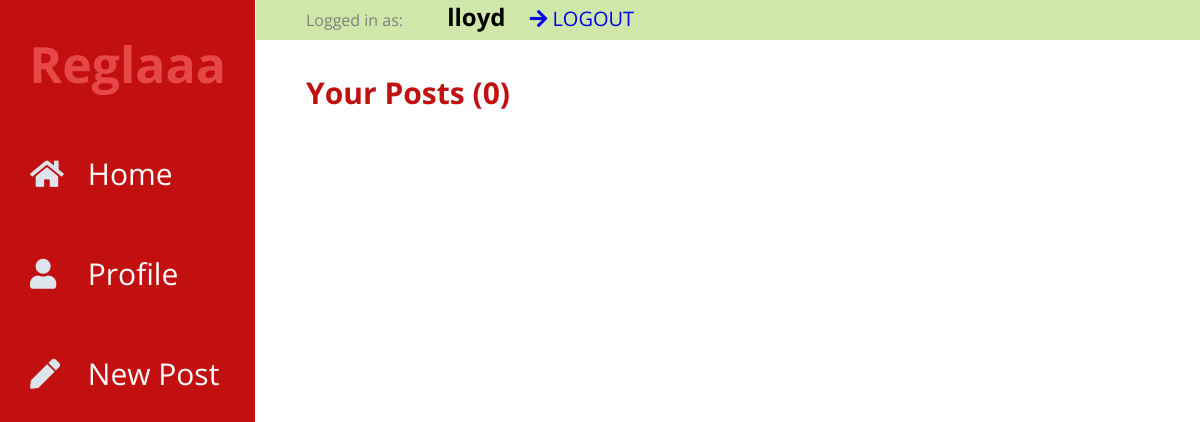
The app's page /3/profile (signed in), older data.
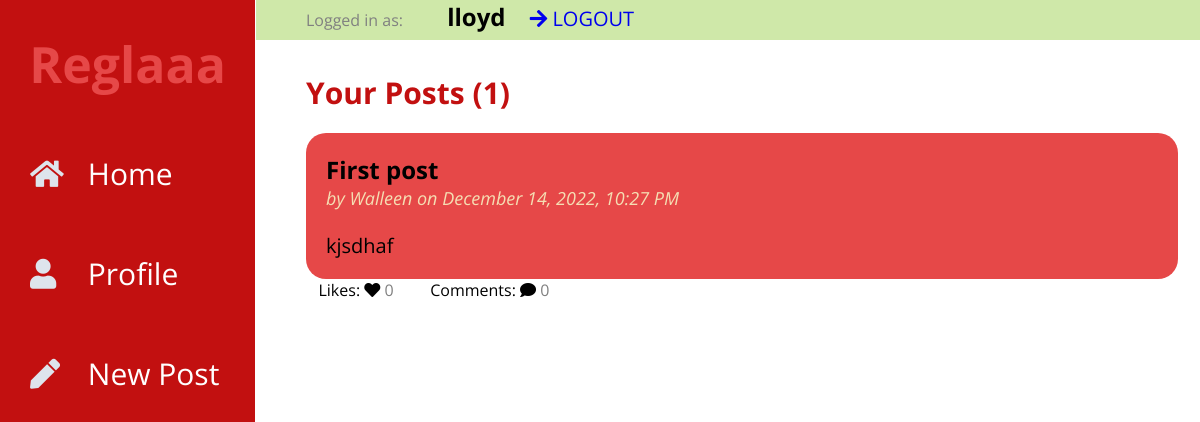
The same page, newer data.
### tables this page shows
CREATE TABLE post (
  id INTEGER PRIMARY KEY AUTOINCREMENT,
  author_id INTEGER NOT NULL,
  created TIMESTAMP DEFAULT (datetime('now','localtime')),
  title TEXT NOT NULL,
  body TEXT NOT NULL,
  FOREIGN KEY (author_id) REFERENCES user (id)
);

CREATE TABLE user (
  id INTEGER PRIMARY KEY AUTOINCREMENT,
  username TEXT UNIQUE NOT NULL,
  password TEXT NOT NULL
);

### flaskr/blog.py (the view)
@bp.route("/<int:userid>/profile")
@login_required
def profile(userid):
    db = get_db()
    posts = db.execute(
        "SELECT p.id, title, body, created, author_id, username,"
        "(SELECT COUNT(user_id) FROM likes WHERE post_id = p.id) AS likes,"
        "(SELECT COUNT(user_id) FROM comments WHERE post_id = p.id) AS comments"
        " FROM post p JOIN user u ON p.author_id = u.id"
        " WHERE p.author_id = ?"
        " ORDER BY created DESC"
        ,(userid,),
    ).fetchall()
    return render_template("blog/profile.html", posts=posts, length=len(posts))

### flaskr/auth.py (called while the page is built)
def login_required(view):
    @functools.wraps(view)
    def wrapped_view(**kwargs):
        if g.user is None:
            return redirect(url_for("auth.login"))
        return view(**kwargs)
    return wrapped_view

@bp.before_app_request
def load_logged_in_user():
    user_id = session.get("user_id")
    if user_id is None:
        g.user = None
        g.liked = None
    else:
        g.user = (
            get_db().execute("SELECT * FROM user WHERE id = ?", (user_id,)).fetchone()
        )
        likedd = (
            get_db().execute("SELECT post_id,user_id FROM likes WHERE user_id = ?", (user_id,)).fetchall()
        )
        g.liked = []
        for like in likedd:
            g.liked.append([like['post_id'],like['user_id']])

### flaskr/db.py (called while the page is built)
def get_db():
    if "db" not in g:
        g.db = sqlite3.connect(
            current_app.config["DATABASE"], detect_types=sqlite3.PARSE_DECLTYPES
        )
        g.db.row_factory = sqlite3.Row
    return g.db

### flaskr/templates/blog/profile.html (shortened to what this page needs)
{% extends 'base.html' %}
{% block posts %}
  <p class="title">{% block title %}Your Posts ({{ length }}){% endblock %}</p>
{% endblock %}
{% block content %}
  {% for post in posts %}
    <article class="post">
        <div class="body">
            <h2>{{ post['title'] }}</h2>
            <p class="about">by {{ post['username'] }} on {{ post['created'].strftime("%B %d, %Y, %I:%M %p") }}</p>
            <br>
            <br>
            <p class="body">{{ post['body'] }}</p>
        </div>
    </article>
    <div class="opt">
        <span class="icon">&nbsp&nbsp&nbspLikes: <i class="fas fa-heart"></i></span>
        <p>{{ post['likes'] }}</p>
        <span class="icon">&nbsp&nbsp&nbspComments: <i class="fas fa-comment"></i></span>
        <p> {{ post.comments }}</p>
    </div>
  {% endfor %}
{% endblock %}

Row changes from the older to the newer data that the page shows:
added post: title "First post", username "Walleen", created "December 14, 2022, 10:27 PM", body "kjsdhaf", likes "0", comments "0"
Text that changed along with them:
{{ length }}: "0" → "1"
